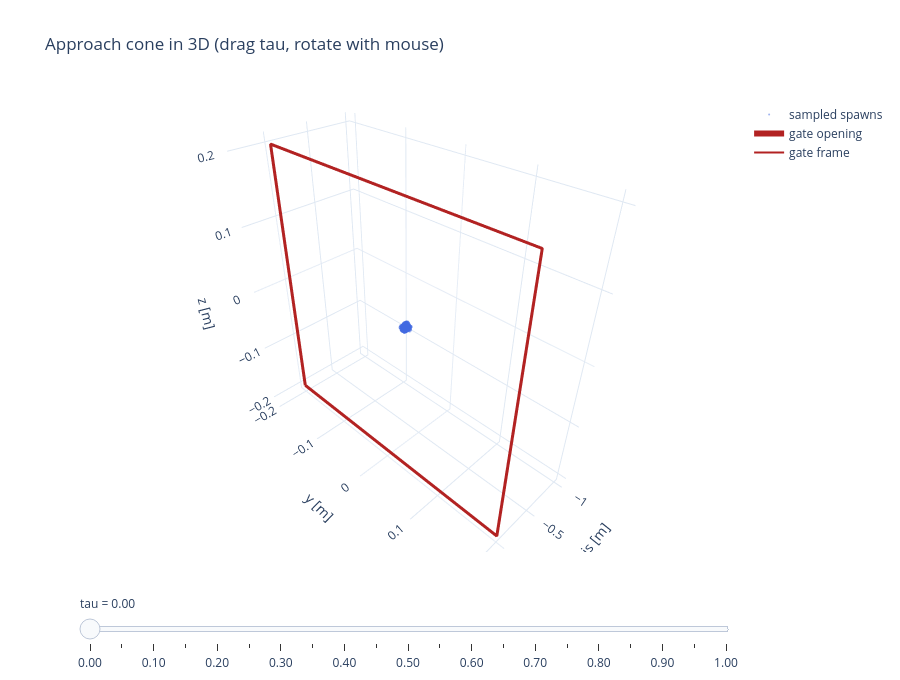

Notebook code cell kept with this figure:
### Markdown cell above
## 4. Cone vs gate — 3D with sampled spawns

The same cone in 3D, with actual sampled spawn points (same geometry as `_sample_cone_spawn`, minus the obstacle/altitude rejection). The gate sits in the y–z plane at the origin with its normal along +x; the drone flies in the +x direction through it. Spawns populate the entry side (−x). **Drag `tau`; rotate with the mouse.**

### Code cell
N_POINTS = 500
SEED = 0


def _square3d(half: float, color: str, width: float, name: str) -> go.Scatter3d:
    return go.Scatter3d(
        x=[0, 0, 0, 0, 0],
        y=[-half, half, half, -half, -half],
        z=[-half, -half, half, half, -half],
        mode="lines",
        line=dict(color=color, width=width),
        name=name,
    )


def _cone3d_traces(tau: float, d_max: float, n: int, seed: int) -> list:
    kap = float(kappa_schedule(tau, cfg))
    d_min = cfg.d_min
    s_hi = max(d_min + kap * (d_max - d_min), d_min + 1e-3)
    rng = np.random.default_rng(seed)
    s = rng.uniform(d_min, s_hi, n)
    theta = rng.uniform(0.0, kap * cfg.theta_max, n)
    phi = rng.uniform(0.0, 2 * np.pi, n)
    radial = s * np.tan(theta)
    return [
        go.Scatter3d(
            x=-s,
            y=radial * np.cos(phi),
            z=radial * np.sin(phi),
            mode="markers",
            marker=dict(size=2, color="royalblue", opacity=0.5),
            name="sampled spawns",
        ),
        _square3d(GATE_HALF, "firebrick", 6, "gate opening"),
        _square3d(GATE_OUTER / 2, "firebrick", 2, "gate frame"),
    ]


frames = [
    go.Frame(data=_cone3d_traces(t, cfg.d_max_cap, N_POINTS, SEED), name=f"{t:.2f}")
    for t in TAU_GRID
]
fig = go.Figure(data=_cone3d_traces(TAU_GRID[0], cfg.d_max_cap, N_POINTS, SEED), frames=frames)
lim = cfg.d_max_cap * np.tan(cfg.theta_max) * 1.05
fig.update_layout(
    height=680,
    template="plotly_white",
    title="Approach cone in 3D (drag tau, rotate with mouse)",
    sliders=_tau_slider(frames),
    scene=dict(
        xaxis_title="x along axis [m]",
        yaxis_title="y [m]",
        zaxis_title="z [m]",
        yaxis=dict(range=[-lim, lim]),
        zaxis=dict(range=[-lim, lim]),
        xaxis=dict(range=[-cfg.d_max_cap * 1.05, 0.4]),
        aspectmode="data",
    ),
)
fig.show()

### Figure 1 — Plotly figure (JSON) as saved in the notebook; plotly's stock layout.template omitted (floating-point values rounded to 4 significant figures; data arrays with more than 128 entries replaced by an {"elided": "..."} marker saying what was removed)
{"data": [{"marker": {"color": "royalblue", "opacity": 0.5, "size": 2}, "mode": "markers", "name": "sampled spawns", "type": "scatter3d", "x": {"elided": "500 float values"}, "y": {"elided": "500 float values"}, "z": {"elided": "500 float values"}}, {"line": {"color": "firebrick", "width": 6}, "mode": "lines", "name": "gate opening", "type": "scatter3d", "x": [0, 0, 0, 0, 0], "y": [-0.2, 0.2, 0.2, -0.2, -0.2], "z": [-0.2, -0.2, 0.2, 0.2, -0.2]}, {"line": {"color": "firebrick", "width": 2}, "mode": "lines", "name": "gate frame", "type": "scatter3d", "x": [0, 0, 0, 0, 0], "y": [-0.36, 0.36, 0.36, -0.36, -0.36], "z": [-0.36, -0.36, 0.36, 0.36, -0.36]}], "layout": {"height": 680, "scene": {"aspectmode": "data", "xaxis": {"range": [-1.05, 0.4], "title": {"text": "x along axis [m]"}}, "yaxis": {"range": [-0.2128, 0.2128], "title": {"text": "y [m]"}}, "zaxis": {"range": [-0.2128, 0.2128], "title": {"text": "z [m]"}}}, "sliders": [{"active": 0, "currentvalue": {"prefix": "tau = "}, "pad": {"t": 40}, "steps": [{"args": [["0.00"], {"frame": {"duration": 0, "redraw": true}, "mode": "immediate", "transition": {"duration": 0}}], "label": "0.00", "method": "animate"}, {"args": [["0.05"], {"frame": {"duration": 0, "redraw": true}, "mode": "immediate", "transition": {"duration": 0}}], "label": "0.05", "method": "animate"}, {"args": [["0.10"], {"frame": {"duration": 0, "redraw": true}, "mode": "immediate", "transition": {"duration": 0}}], "label": "0.10", "method": "animate"}, {"args": [["0.15"], {"frame": {"duration": 0, "redraw": true}, "mode": "immediate", "transition": {"duration": 0}}], "label": "0.15", "method": "animate"}, {"args": [["0.20"], {"frame": {"duration": 0, "redraw": true}, "mode": "immediate", "transition": {"duration": 0}}], "label": "0.20", "method": "animate"}, {"args": [["0.25"], {"frame": {"duration": 0, "redraw": true}, "mode": "immediate", "transition": {"duration": 0}}], "label": "0.25", "method": "animate"}, {"args": [["0.30"], {"frame": {"duration": 0, "redraw": true}, "mode": "immediate", "transition": {"duration": 0}}], "label": "0.30", "method": "animate"}, {"args": [["0.35"], {"frame": {"duration": 0, "redraw": true}, "mode": "immediate", "transition": {"duration": 0}}], "label": "0.35", "method": "animate"}, {"args": [["0.40"], {"frame": {"duration": 0, "redraw": true}, "mode": "immediate", "transition": {"duration": 0}}], "label": "0.40", "method": "animate"}, {"args": [["0.45"], {"frame": {"duration": 0, "redraw": true}, "mode": "immediate", "transition": {"duration": 0}}], "label": "0.45", "method": "animate"}, {"args": [["0.50"], {"frame": {"duration": 0, "redraw": true}, "mode": "immediate", "transition": {"duration": 0}}], "label": "0.50", "method": "animate"}, {"args": [["0.55"], {"frame": {"duration": 0, "redraw": true}, "mode": "immediate", "transition": {"duration": 0}}], "label": "0.55", "method": "animate"}, {"args": [["0.60"], {"frame": {"duration": 0, "redraw": true}, "mode": "immediate", "transition": {"duration": 0}}], "label": "0.60", "method": "animate"}, {"args": [["0.65"], {"frame": {"duration": 0, "redraw": true}, "mode": "immediate", "transition": {"duration": 0}}], "label": "0.65", "method": "animate"}, {"args": [["0.70"], {"frame": {"duration": 0, "redraw": true}, "mode": "immediate", "transition": {"duration": 0}}], "label": "0.70", "method": "animate"}, {"args": [["0.75"], {"frame": {"duration": 0, "redraw": true}, "mode": "immediate", "transition": {"duration": 0}}], "label": "0.75", "method": "animate"}, {"args": [["0.80"], {"frame": {"duration": 0, "redraw": true}, "mode": "immediate", "transition": {"duration": 0}}], "label": "0.80", "method": "animate"}, {"args": [["0.85"], {"frame": {"duration": 0, "redraw": true}, "mode": "immediate", "transition": {"duration": 0}}], "label": "0.85", "method": "animate"}, {"args": [["0.90"], {"frame": {"duration": 0, "redraw": true}, "mode": "immediate", "transition": {"duration": 0}}], "label": "0.90", "method": "animate"}, {"args": [["0.95"], {"frame": {"duration": 0, "redraw": true}, "mode": "immediate", "transition": {"duration": 0}}], "label": "0.95", "method": "animate"}, {"args": [["1.00"], {"frame": {"duration": 0, "redraw": true}, "mode": "immediate", "transition": {"duration": 0}}], "label": "1.00", "method": "animate"}]}], "title": {"text": "Approach cone in 3D (drag tau, rotate with mouse)"}}}
